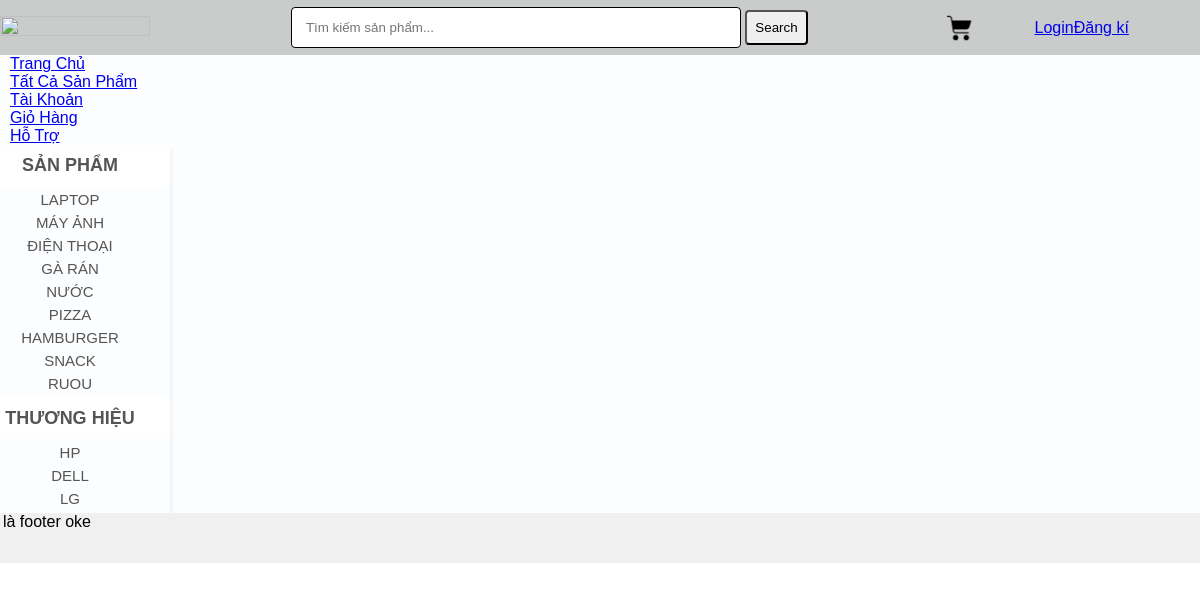
Page /.history/index_20210612143614.php on the earlier database version.
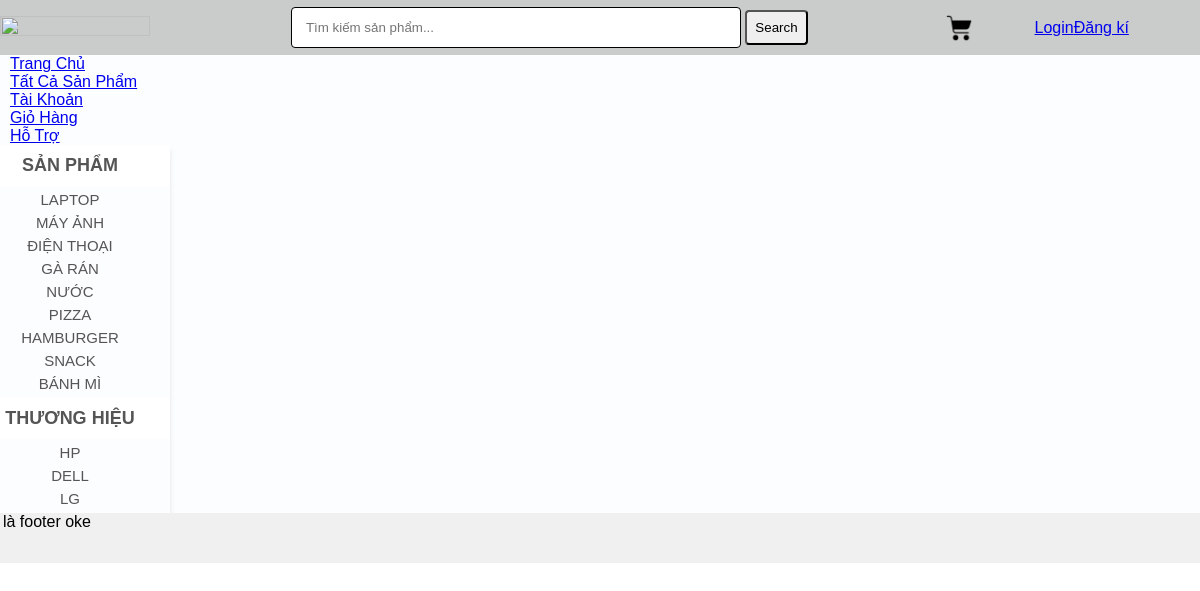
Same page on the later database version.
### tables this page shows
CREATE TABLE `categories` (
  `cat_id` int(100) NOT NULL,
  `cat_title` varchar(100) NOT NULL,
  `visible` tinyint(1) NOT NULL DEFAULT 1
);

### .history/index_20210612143614.php (the view, shortened to what this page needs)
<?php
include("includes/db.php");
?>
<!DOCTYPE html>
<html lang="en" dir="ltr">
  <head>
    <link rel="stylesheet" href="styles/style.css" media="all">
  </head>
  <body>
    <div class="main_wrapper">
     <div class="header_wrapper">
      <div class="header_logo">
         <a href="index.php">
         <img id="logo" src="images/metrixcode100x30.png" width="100px" height="20px">
         </a>
      </div>
      <div id="form">
      <form method="get" action="results.php" enctype="multipart/form-data">
      <input type="text" name="user_query" placeholder="Tìm kiếm sản phẩm...">
      <input type="submit" name="search" value="Search">
      </form>
      </div>
      <div class="cart">
        <ul>
          <li class="dropdown_header_cart">
            <div id="notification_total_art" class="shopping_cart">
              <img src="images/cart_icon.png" id="cart_image">
            </div>
          </li>
        </ul>
      </div>
      <div class="register_login">
        <div class="login">
          <a href="index.php?action=login">Login</a></div>
          <div class="register"><a href="custommer_register.php">Đăng kí</a></div>
      </div>
    </div>
    <div class="menu_bar">
      <ul id="menu">
        <li><a href="index.php">Trang Chủ</a></li>
        <li><a href="all_product.php">Tất Cả Sản Phẩm</a></li>
        <li><a href="customer/my account.php">Tài Khoản</a></li>
        <li><a href="cart.php">Giỏ Hàng</a></li>
        <li><a href="contact.php">Hỗ Trợ</a></li>
      </ul>
    </div>
      <div class="content_wrapper">
        <div id="sidebar">
          <div id="sidebar_title">Sản phẩm</div>
          <ul id="cats">
            <li><a href="index.php">Laptop</a></li>
            <li><a href="index.php">Máy ảnh</a></li>
            <li><a href="index.php">Điện thoại</a></li>
            <?php
            $get_cats = "select * from categories";
            $run_cats = mysqli_query($con, $get_cats);
            while($row_cats=mysqli_fetch_array($run_cats)){
              $cat_id = $row_cats['cat_id'];
              $cat_title = $row_cats['cat_title'];
              echo "<li><a href='index.php?cat=$cat_id'>$cat_title</a></li>";
            }
            ?>
          </ul>
          <div id="sidebar_title">Thương hiệu</div>
          <ul id="cats">
            <li><a href="index.php">HP</a></li>
            <li><a href="index.php">DELL</a></li>
            <li><a href="index.php">LG</a></li>
          </ul>
        </div>
      </div>
      <div id="footer">
        Đây là footer oke
      </div>
    </div>
  </body>
</html>

Differences in the rows shown:
removed categories: cat_title "RUOU"
added categories: cat_title "BÁNH MÌ"
